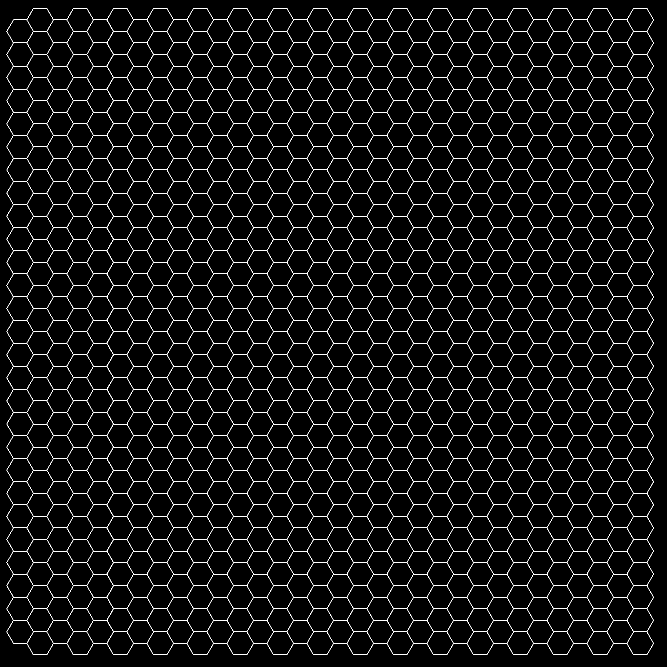
#> input picture grid.png, 2000 x 2000 px (shown at 1/3 size)
$ python map_from_image.py
#> lines starting #> are read from the running program, lines starting #| are printed output that depends on the picture; after the words box and inside, x2 and y2 are one past the last pixel; in counts of white or black regions, pixels touching at a corner belong together
### draw_hex_map.py
from math import cos, sin, pi, floor, ceil, inf, fmod
import colorsys

from PIL import Image
from PIL import GifImagePlugin
GifImagePlugin.LOADING_STRATEGY = GifImagePlugin.LoadingStrategy.RGB_AFTER_DIFFERENT_PALETTE_ONLY

from threading import Thread
import numpy as np

class DrawHexMap:
    def __init__(self, width, height):
#> the answer given: grid.png
        self.width = width
        self.height = height
        self.game_map = None

        self.scale = None
        self.cx = None
        self.cy = None

        self.frames = []
        self.m = np.array([[(0, 0, 0) for j in range(self.width)] for i in range(self.height)],dtype=np.uint8)
        self.m_init = None

        self.star_color = (255, 0, 0)

        # [4 lines of commented-out code are left out]

    # [5 lines left out: function set_map, not called in this run]

    def update_init(self):
        self.m_init = np.array(self.m)

    def raw_hax_coord(self, x, y):
        xs, ys = 3 * cos(pi/3), sin(pi/3)
        xi, yi = (xs * x, ys * (x + y * 2))
        return xi, yi

    def hex_coord(self,x,y):
        xi,yi = self.raw_hax_coord(x,y)
        xi = self.width // 2 + (xi-self.cx) * self.scale
        yi = self.height // 2 + (yi-self.cy) * self.scale
        return xi, yi

    def draw_hex(self, xi, yi, color):
        for k in range(round(-self.scale*cos(pi/3)), round(self.scale*cos(pi/3))+1):
            self.m[round(xi+k)][round(yi+self.scale*sin(pi/3))] = color
            self.m[round(xi+k)][round(yi-self.scale*sin(pi/3))] = color

        for k in range(0, self.scale + 1):
            self.m[round(xi-self.scale*cos(pi/3)-k*cos(pi/3))][round(yi-self.scale*sin(pi/3)+k*sin(pi/3))] = color
            self.m[round(xi-self.scale*cos(pi/3)-k*cos(pi/3))][round(yi+self.scale*sin(pi/3)-k*sin(pi/3))] = color

            self.m[round(xi+self.scale*cos(pi/3)+k*cos(pi/3))][round(yi-self.scale*sin(pi/3)+k*sin(pi/3))] = color
            self.m[round(xi+self.scale*cos(pi/3)+k*cos(pi/3))][round(yi+self.scale*sin(pi/3)-k*sin(pi/3))] = color

    # [5 lines left out: function draw_filled_small_hex, not called in this run]

    def draw_filled_hex(self, xi, yi, color):
        for k in range(1, self.scale + 1):
            for i in range(round(xi-self.scale*cos(pi/3)-k*cos(pi/3))+1, round(xi+self.scale*cos(pi/3)+k*cos(pi/3))-1 +1):
                self.m[i][round(yi-self.scale*sin(pi/3)+k*sin(pi/3))] = color
                self.m[i][round(yi+self.scale*sin(pi/3)-k*sin(pi/3))] = color

    # [11 lines left out: function draw_hex_dir, not called in this run]

    def draw_circle(self, xi, yi, radius, color):
        for i in range(360):
            self.m[round(xi + radius * cos(i / 360 * 2 * pi))][round(yi + radius * sin(i / 360 * 2 * pi))] = color

    def draw_grid(self, x_min, x_max, y_min, y_max):
        # Grid
        for i in range(x_min, x_max+1):
            for j in range(y_min, y_max+1):
                xi, yi = self.hex_coord(i, j)

                if not (self.scale <= xi < self.width-self.scale and self.scale <= yi < self.width-self.scale):
                    continue

                color = (255, 255, 255)
                self.draw_hex(xi, yi, color)

    def pre_draw(self):
        raw_coords = [(xi, yi) for xi, yi in self.game_map]
        xm = list(map(lambda x: x[0], raw_coords))
        x_max, x_min = (max(xm), min(xm))

        ym = list(map(lambda x: x[1], raw_coords))
        y_max, y_min = (max(ym), min(ym))

        # Grid
        self.draw_grid(x_min-1, x_max+1, y_min-1, y_max+1)

        # Map
        for (i,j) in self.game_map:
            dirs,t = self.game_map[(i,j)]

            xi, yi = self.hex_coord(i, j)

            if not (self.scale <= xi <= self.width-self.scale and self.scale <= yi <= self.height-self.scale):
                continue

            h = 210.6/360 if 2 in t else 51.1/360
            s = 1.0
            v = 0.5 if 1 in t else 0.75
            r, g, b = colorsys.hsv_to_rgb(h,s,v)

            color = (int(r * 255), int(g * 255), int(b * 255))

            self.draw_filled_hex(xi, yi, color)

            if 3 in t:
                h = 1.9/360
                s = 1.0
                v = 0.75
                r, g, b = colorsys.hsv_to_rgb(h,s,v)
                color = (int(r * 255), int(g * 255), int(b * 255))
                self.draw_filled_small_hex(xi, yi, color)

            for d in dirs:
                if 4 in t:
                    self.draw_hex_dir(xi, yi, d, (100,100,100))
                elif 5 in t:
                    self.draw_hex_dir(xi, yi, d, (0,0,0))
                else:
                    self.draw_hex_dir(xi, yi, d, (255,255,255))

    def draw_map(self, players, player_steps, fell_off_map, fading_steps=True):
        # pre_draw(m,game_map, cx, cy, scale)
        self.m = np.array(self.m_init,dtype=np.uint8)

        pl, player_steps = player_steps
        for ps,(i,j,d) in enumerate(player_steps):
            xi, yi = self.hex_coord(i, j)

            if not (self.scale <= xi <= self.width-self.scale and self.scale <= yi <= self.width-self.scale):
                continue

            h = 5 * pl / 8 # len(players)
            s = ((ps+1) / (len(player_steps)+1)) if fading_steps else 1
            v = ((ps+1) / (len(player_steps)+1)) if fading_steps else 1
            r, g, b = colorsys.hsv_to_rgb(h,s,v)

            color = (int(r * 255), int(g * 255), int(b * 255))

            self.draw_circle(xi, yi, self.scale // 3 + 2 * pl, color)
            self.draw_circle(xi, yi, self.scale // 3 - 2 * pl, color)

            self.draw_circle(xi, yi, self.scale // 3 + 2 * pl + 1, color)
            self.draw_circle(xi, yi, self.scale // 3 - 2 * pl - 1, color)

            self.draw_hex_dir(xi, yi, d, color)

        # Players
        for pl, ((i,j),d,_,_,_) in enumerate(players):
            xi, yi = self.hex_coord(i, j)

            if not (self.scale <= xi <= self.width-self.scale and self.scale <= yi <= self.width-self.scale):
                continue

            h = 5 * pl / 8 # len(players)
            s = 1.0
            v = 1.0
            r, g, b = colorsys.hsv_to_rgb(h,s,v)

            color = (int(r * 255), int(g * 255), int(b * 255))

            self.draw_circle(xi, yi, self.scale // 3 + 2 * pl, color)
            self.draw_circle(xi, yi, self.scale // 3 - 2 * pl, color)

            self.draw_circle(xi, yi, self.scale // 3 + 2 * pl + 1, color)
            self.draw_circle(xi, yi, self.scale // 3 - 2 * pl - 1, color)

            self.draw_hex_dir(xi, yi, d, color)

        # Players
        fell_off_total = max([fell_off_map[(x,y)] for x, y in fell_off_map] + [1])
        for (x,y) in fell_off_map:
            h = 0
            s = 1
            v = fell_off_map[(x,y)]/(fell_off_total)
            r, g, b = colorsys.hsv_to_rgb(h,s,v)
            color = (int(r * 255), int(g * 255), int(b * 255))
            xi, yi = self.hex_coord(x, y)
            self.draw_filled_small_hex(xi, yi, color)

    def compute_scale_and_center(self):
        extra_x = 1
        extra_y = 0

        raw_coords = [self.raw_hax_coord(xi, yi) for xi, yi in self.game_map]
        xm = list(map(lambda x: x[0], raw_coords))
        x_max, x_min = (max(xm)+extra_x, min(xm)-extra_x)

        ym = list(map(lambda x: x[1], raw_coords))
        y_max, y_min = (max(ym)+extra_y, min(ym))

        self.cx = (x_max + x_min) // 2
        self.cy = (y_max + y_min) // 2

        self.scale = int(min(self.width / 2 / (x_max+2-self.cx), self.height / 2 / (y_max+2-self.cy)))

    def save_map(self, filename, players, player_steps, fell_off_map):
        self.draw_map(players, player_steps, fell_off_map)

        img = Image.fromarray(self.m, "RGB")
        img = img.rotate(90)

        t = Thread(target=lambda i,f: i.save(f), args=[img, filename])
        t.start()

        self.frames.append(img)

        return img

    # [11 lines left out: functions inverse_raw_hax_coord, inverse_hex_coord, not called in this run]

    def load_map(self, filename):
        # self.draw_map(players, player_steps, fell_off_map)

#> called with filename = 'grid.png'
        img = Image.open(filename)
#> img is the input picture: PIL image 2000x2000 RGB; 2.6% white in thin lines or dots
        img.load()
        img = img.rotate(-90)
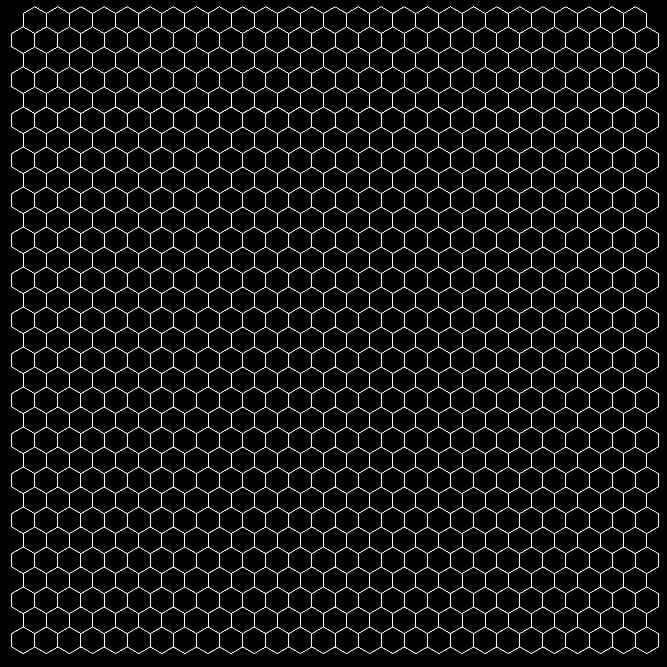
#> img: PIL image 2000x2000 RGB (shown at 1/3 size); 2.6% white in thin lines or dots
        self.m = np.array(np.asarray(img)) # np.array([[(0, 0, 0) for j in range(self.width)] for i in range(self.height)],dtype=np.uint8)

        extra_x = 1
        extra_y = 0

        for y in range(self.height):
            for x in range(self.width):
                if self.m[x][y][0] != 0:
                    start_of_some_hex = [x, y]
                    break
            else:
                continue

        self.scale = 0
        while (self.m[start_of_some_hex[0] + 1 + self.scale][start_of_some_hex[1]][0] != 0):
            self.scale += 1
#> this loop made 40 passes
#> after the loop, self.scale = 40
        self.scale -= 1
#> self.scale = 39

        self.cx = fmod(start_of_some_hex[0], self.scale * 2 * 3 * cos(pi/3))
#> self.cx = 100
        self.cy = fmod(start_of_some_hex[1], self.scale * sin(pi/3))
#> self.cy = 16.05

        self.cx -= 18 * (2 * 3 * cos(pi/3))+0.0
#> self.cx = 46
        self.cy -= 0.8
#> self.cy = 15.25
        # self.cy += 10 * (self.scale * 2 * 3 * cos(pi/3))

        # print ( self.hex_coord (s_xi-int(s_xi), s_yi-int(s_yi)) , self.hex_coord(0,0) )

        self.game_map = {}

        for i in range(0, self.width): # -int(s_xi), 2*(int(s_xi)+1)+1):
            for j in range(-self.height // self.scale, self.height // self.scale): # (-int(s_yi), 2*(int(s_yi)+1)+1):
                xi, yi = self.hex_coord(i, j)

                if not (self.scale <= xi < self.width-self.scale and self.scale <= yi < self.width-self.scale):
                    continue

                # Outer not zero
                r,g,b = self.m[int(xi - 0.2 * self.scale)][int(yi + 0.7 * self.scale)] # Sample from outer ring of color
                if r != 0 or g != 0 or b != 0:
                    # Outer
                    h,s,v = colorsys.rgb_to_hsv(r,g,b)

                    values = []

                    if (0.45*255 <= v <= 0.55*255):
                        values.append(1)

                    if (205/360 <= h <= 215/360):
                        values.append(2)

                    # Inner Ring
                    r,g,b = self.m[int(xi)][int(yi)] # Sample from outer ring of color
                    # r,g,b = self.m[int(xi - 0.2 * self.scale)][int(yi + 0.25 * self.scale)] # Sample from outer ring of color
                    h,s,v = colorsys.rgb_to_hsv(r,g,b)

                    # Star
                    # values.append(3)
                    if (0.1/360 <= h <= 5/360):
                        values.append(3)

                    # # Directions:
                    directions = []
                    # [12 lines of commented-out code are left out]

                    self.game_map[(i,j)] = (directions,values)

                    print ((i,j),":",(directions,values),",")
#> this loop made 2000 passes

        for i in range(-3,3+1):
            for j in range(-3,3+1):
                self.m[int(self.width//2+i)][int(self.height//2+j)] = [200,100,0]
#> this loop made 7 passes
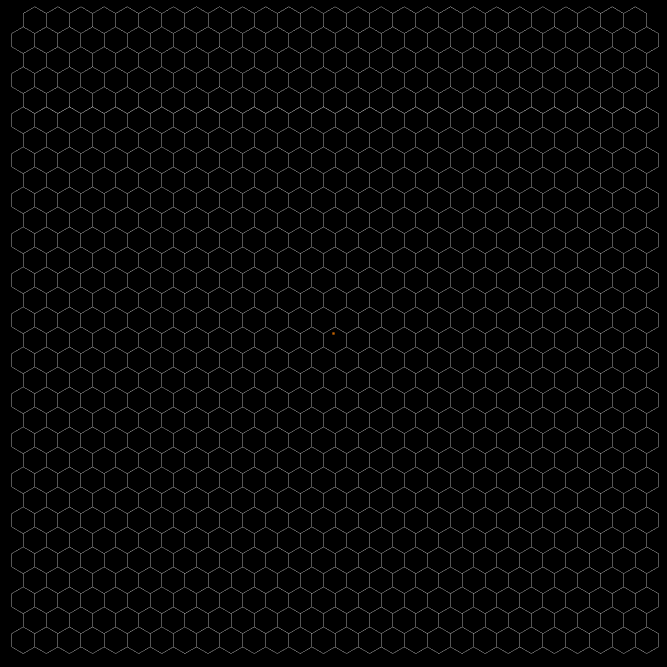
#> self.m: shape (2000, 2000, 3) (shown at 1/3 size); under 0.01% of pixels changed, all inside (x1, y1, x2, y2) = (997, 997, 1004, 1004)

        for i in range(-self.width // self.scale, self.width // self.scale): # -int(s_xi), 2*(int(s_xi)+1)+1):
            for j in range(-self.height // self.scale, self.height // self.scale): # (-int(s_yi), 2*(int(s_yi)+1)+1):
                xi, yi = self.hex_coord(i, j)

                if not (self.scale <= xi < self.width-self.scale and self.scale <= yi < self.width-self.scale):
                    continue

                color = (255, 255, 255)
                # if not (i == 0 and j == 0):
                #     continue

                for k in range(-1,1+1):
                    for l in range(-1,1+1):
                        self.m[int(xi+k)][int(yi+l)] = [255,0,0]

                k = self.scale*0.6 # goes to 3/4
                for d in range(6):
                    rx,ry = cos(d*pi/3+pi/6)*k, sin(d*pi/3+pi/6)*k
                    self.m[int(xi+rx)][int(yi+ry)] = [100,255,100]
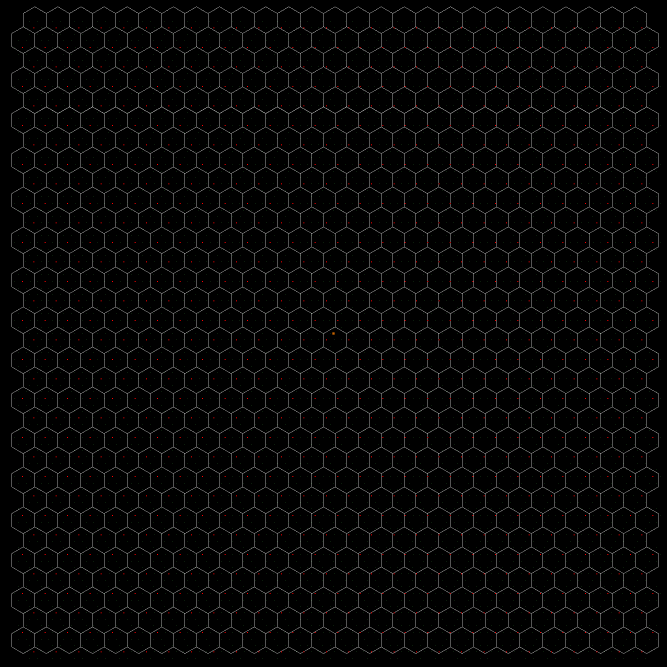
#> self.m: shape (2000, 2000, 3) (shown at 1/3 size); 0.35% of pixels changed, all inside (x1, y1, x2, y2) = (44, 63, 1983, 1976)

        self.m = np.array([[(0, 0, 0) for j in range(self.width)] for i in range(self.height)],dtype=np.uint8)
#> self.m: shape (2000, 2000, 3); every value is 0
        self.compute_scale_and_center()
        self.pre_draw()
#> the loop in pre_draw, `for (i,j) in self.game_map:` made 13 passes
#> (i, j) on passes 1 to 12: (42, -26), (43, -25), (43, 0), (43, 1), (44, -25), (44, -24), (44, -1), (45, -23), (45, -3), (46, -22), (46, -5), (47, -21)

        self.m_init = np.array(self.m)
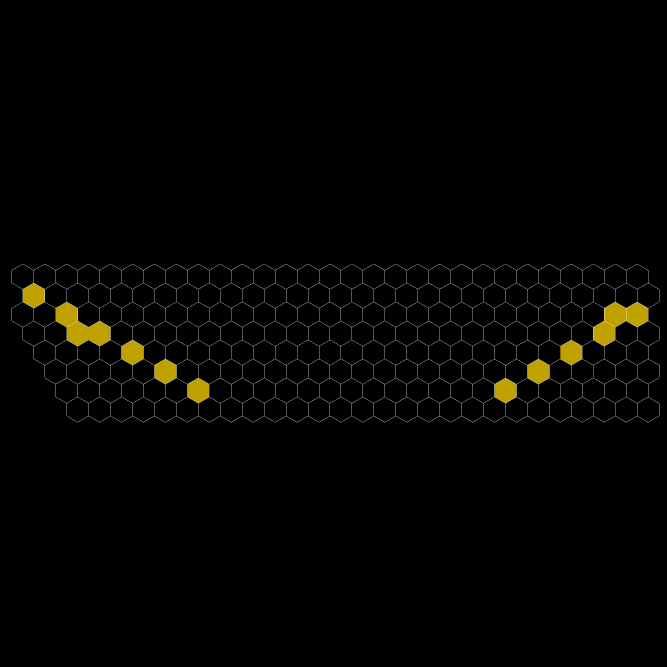
#> self.m_init: shape (2000, 2000, 3) (shown at 1/3 size); mean of channels 0, 1, 2 4, 3.6, 1.7; drawn as R, G, B

    def load_outline(self): # Inverse of pre_draw
        pass

        # [49 lines of commented-out code are left out]

### map_from_image.py
from math import cos, sin, pi, floor, ceil, inf

import itertools

from maps import *
from draw_hex_map import *
from run_game import *

# [9 lines of commented-out code are left out]

drawing = DrawHexMap(2000, 2000)
drawing.load_map(input("filename:"))

for x,y in drawing.game_map:
    print ((x,y),drawing.game_map[(x,y)])
#> this loop made 13 passes
#| (42, -26) ([], [])
#| (43, -25) ([], [])
#| (43, 0) ([], [])
#| (43, 1) ([], [])
#| (44, -25) ([], [])
#| (44, -24) ([], [])
#| (44, -1) ([], [])
#| (45, -23) ([], [])
#> (further printed lines are left out)

drawing.save_map(input("output name:"),[],(0,[]),{})
#> the answer given: out.png
#> in save_map, `img = img.rotate(90)`:
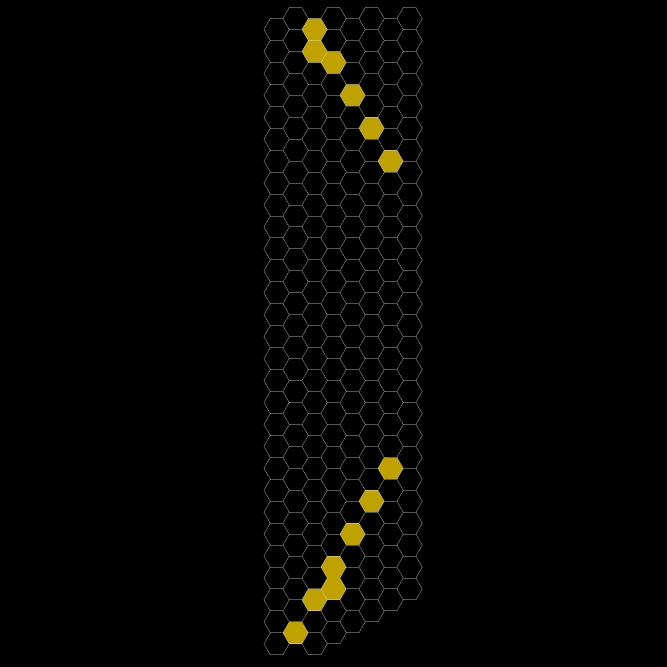
#> img: PIL image 2000x2000 RGB (shown at 1/3 size); mean R, G, B 4, 3.6, 1.7
